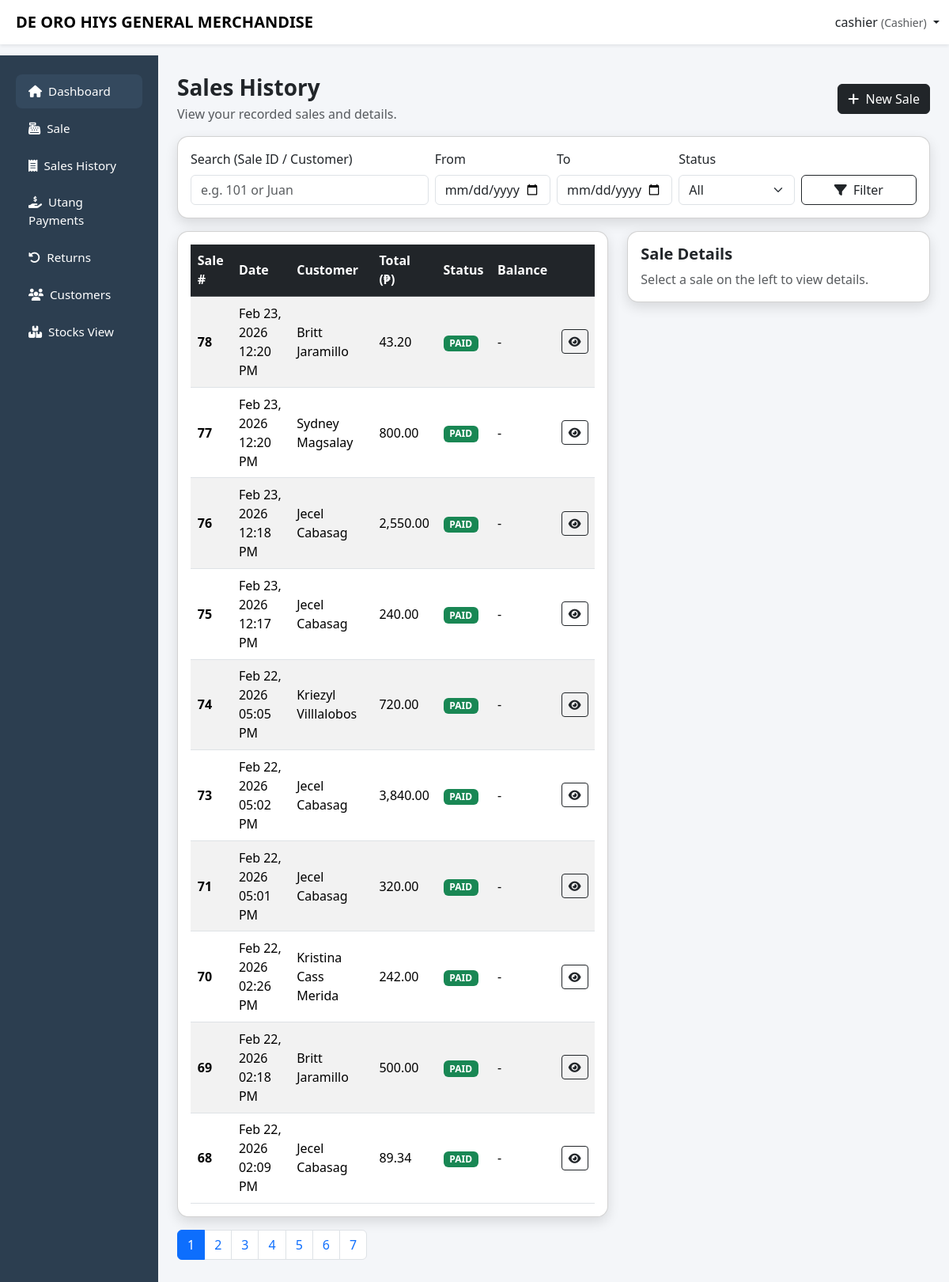
Page /capstone/cashier/sales_history.php (signed in) on the committed database.
### tables this page shows
CREATE TABLE `sales` (
  `sale_id` int(11) NOT NULL,
  `user_id` int(11) DEFAULT NULL,
  `customer_id` int(11) DEFAULT NULL,
  `sale_date` datetime NOT NULL,
  `total_amount` decimal(10,2) DEFAULT NULL,
  `status` varchar(30) NOT NULL DEFAULT 'pending',
  `created_at` timestamp NOT NULL DEFAULT current_timestamp()
);

CREATE TABLE `customers` (
  `customer_id` int(11) NOT NULL,
  `first_name` varchar(50) DEFAULT NULL,
  `last_name` varchar(50) DEFAULT NULL,
  `phone` varchar(20) DEFAULT NULL,
  `address` text DEFAULT NULL,
  `created_at` timestamp NOT NULL DEFAULT current_timestamp()
);

### capstone/cashier/sales_history.php (the view, shortened to what this page needs)
<?php
$username = $_SESSION['username'] ?? 'Cashier';
$user_id = (int)($_SESSION['user_id'] ?? 0);
include '../config/db.php';
function h($v){ return htmlspecialchars((string)$v, ENT_QUOTES, 'UTF-8'); }
$q = trim($_GET['q'] ?? '');
$date_from = $_GET['date_from'] ?? '';
$date_to = $_GET['date_to'] ?? '';
$status = strtolower(trim($_GET['status'] ?? 'all'));
$where = "WHERE s.user_id = ?";
$params = [$user_id];
$types = "i";
$page = max(1, (int)($_GET['page'] ?? 1));
$perPage = 10;
$offset = ($page - 1) * $perPage;
$countSql = "
SELECT COUNT(*) AS cnt
FROM sales s
LEFT JOIN customers c ON s.customer_id = c.customer_id
{$where}
";
$stmt = $conn->prepare($countSql);
$stmt->bind_param($types, ...$params);
$stmt->execute();
$totalRows = (int)($stmt->get_result()->fetch_assoc()['cnt'] ?? 0);
$totalPages = max(1, (int)ceil($totalRows / $perPage));
$listSql = "
SELECT
s.sale_id, s.sale_date, s.total_amount, s.status, s.customer_id,
c.first_name, c.last_name,
IFNULL(ar.balance, 0) AS ar_balance
FROM sales s
LEFT JOIN customers c ON s.customer_id = c.customer_id
LEFT JOIN account_receivable ar ON ar.sales_id = s.sale_id
{$where}
ORDER BY s.sale_date DESC, s.sale_id DESC
LIMIT {$perPage} OFFSET {$offset}
";
$stmt = $conn->prepare($listSql);
$stmt->bind_param($types, ...$params);
$stmt->execute();
$salesRes = $stmt->get_result();
$saleInfo = null;
?>
<!DOCTYPE html>
<html lang="en">
<head>
<link href="https://cdn.jsdelivr.net/npm/bootstrap@5.3.2/dist/css/bootstrap.min.css" rel="stylesheet">
<link href="https://cdnjs.cloudflare.com/ajax/libs/font-awesome/6.5.1/css/all.min.css" rel="stylesheet">
<link href="../css/layout.css" rel="stylesheet">
</head>
<body>
<nav class="navbar navbar-expand-lg navbar-light bg-white shadow-sm fixed-top">
<div class="container-fluid">
<span class="navbar-brand fw-bold ms-2">DE ORO HIYS GENERAL MERCHANDISE</span>
<div class="ms-auto dropdown">
<a class="nav-link dropdown-toggle" data-bs-toggle="dropdown">
<?= h($username) ?> <small class="text-muted">(Cashier)</small>
</a>
</div>
</div>
</nav>
<div class="container-fluid">
<div class="row">
<?php include '../includes/cashier_sidebar.php'; ?>
<main class="col-lg-10 ms-sm-auto px-4 main-content">
<div class="py-4">
<div class="d-flex justify-content-between align-items-center flex-wrap gap-2 mb-3">
<div>
<h3 class="fw-bold mb-1">Sales History</h3>
<div class="text-muted">View your recorded sales and details.</div>
</div>
<a class="btn btn-dark" href="pos.php"><i class="fa-solid fa-plus me-1"></i> New Sale</a>
</div>
<div class="card modern-card mb-3">
<div class="card-body">
<form class="row g-2 align-items-end" method="GET">
<div class="col-12 col-md-4">
<label class="form-label">Search (Sale ID / Customer)</label>
<input class="form-control" name="q" value="<?= h($q) ?>" placeholder="e.g. 101 or Juan">
</div>
<div class="col-6 col-md-2">
<label class="form-label">From</label>
<input type="date" class="form-control" name="date_from" value="<?= h($date_from) ?>">
</div>
<div class="col-6 col-md-2">
<label class="form-label">To</label>
<input type="date" class="form-control" name="date_to" value="<?= h($date_to) ?>">
</div>
<div class="col-12 col-md-2">
<label class="form-label">Status</label>
<select class="form-select" name="status">
<option value="all" <?= $status==='all'?'selected':'' ?>>All</option>
</select>
</div>
<div class="col-12 col-md-2 d-grid">
<button class="btn btn-outline-dark"><i class="fa-solid fa-filter me-1"></i> Filter</button>
</div>
</form>
</div>
</div>
<div class="row g-4">
<div class="col-12 col-xl-7">
<div class="card modern-card">
<div class="card-body table-responsive">
<table class="table table-striped align-middle mb-0">
<thead class="table-dark">
<tr>
<th>Sale #</th>
<th>Date</th>
<th>Customer</th>
<th>Total (₱)</th>
<th>Status</th>
<th>Balance</th>
<th></th>
</tr>
</thead>
<tbody>
<?php if($salesRes && $salesRes->num_rows > 0): ?>
<?php while($s = $salesRes->fetch_assoc()): ?>
<?php
$cust = trim(($s['first_name'] ?? '').' '.($s['last_name'] ?? ''));
$st = strtolower(trim($s['status'] ?? ''));
?>
<tr>
<td class="fw-bold"><?= (int)$s['sale_id'] ?></td>
<td><?= $s['sale_date'] ? date("M d, Y h:i A", strtotime($s['sale_date'])) : '' ?></td>
<td><?= h($cust) ?></td>
<td><?= number_format((float)$s['total_amount'],2) ?></td>
<td>
<?php if($st === 'paid'): ?>
<span class="badge bg-success">PAID</span>
<?php elseif($st === 'unpaid'): ?>
<span class="badge bg-warning text-dark">UNPAID</span>
<?php elseif($st === 'cancelled'): ?>
<span class="badge bg-secondary">CANCELLED</span>
<?php else: ?>
<span class="badge bg-dark"><?= h(strtoupper($st ?: 'N/A')) ?></span>
<?php endif; ?>
</td>
<td>
<?php
$bal = (float)($s['ar_balance'] ?? 0);
echo $bal > 0 ? ('₱'.number_format($bal,2)) : '-';
?>
</td>
<td class="text-end">
<a class="btn btn-sm btn-outline-dark" href="sales_history.php?<?= http_build_query(array_merge($_GET, ['view'=>$s['sale_id']])) ?>">
<i class="fa-solid fa-eye"></i>
</a>
</td>
</tr>
<?php endwhile; ?>
<?php else: ?>
<tr><td colspan="7" class="text-center text-muted py-4">No sales found.</td></tr>
<?php endif; ?>
</tbody>
</table>
</div>
</div>
<?php if($totalPages > 1): ?>
<nav class="mt-3">
<ul class="pagination">
<?php
$base = $_GET;
for($p=1; $p<=$totalPages; $p++):
$base['page'] = $p;
$link = 'sales_history.php?'.http_build_query($base);
?>
<li class="page-item <?= $p===$page?'active':'' ?>">
<a class="page-link" href="<?= h($link) ?>"><?= $p ?></a>
</li>
<?php endfor; ?>
</ul>
</nav>
<?php endif; ?>
</div>
<div class="col-12 col-xl-5">
<div class="card modern-card">
<div class="card-body">
<h5 class="fw-bold mb-2">Sale Details</h5>
<?php if(!$saleInfo): ?>
<div class="text-muted">Select a sale on the left to view details.</div>
<?php endif; ?>
</div>
</div>
</div>
</div>
</div>
</main>
</div>
</div>
</body>
</html>

### capstone/css/layout.css (style rules this page uses)
body { background:#f4f6f9; padding-top: 60px; }
.modern-card { border-radius:14px; box-shadow:0 6px 16px rgba(0,0,0,.12); transition:.3s; }
.main-content { padding-top:0px; }
.table td, .table th { padding:0.55rem; vertical-align: middle; }
.table td,.table th { vertical-align:middle; }
table td, .table th { padding:0.55rem; vertical-align: middle; }
body { background:#f4f6f9; padding-top:70px; }
.modern-card { border-radius:14px; box-shadow:0 6px 16px rgba(0,0,0,.12); }
.table td, .table th { vertical-align: middle; }

### rows in the picture
sales: sale_id "78", sale_date "Feb 23, 2026 12:20 PM", customer.last_name "Britt Jaramillo", total_amount "43.20", status "PAID"
sales: sale_id "77", sale_date "Feb 23, 2026 12:20 PM", customer.last_name "Sydney Magsalay", total_amount "800.00", status "PAID"
sales: sale_id "76", sale_date "Feb 23, 2026 12:18 PM", customer.last_name "Jecel Cabasag", total_amount "2,550.00", status "PAID"
sales: sale_id "75", sale_date "Feb 23, 2026 12:17 PM", customer.last_name "Jecel Cabasag", total_amount "240.00", status "PAID"
sales: sale_id "74", sale_date "Feb 22, 2026 05:05 PM", customer.last_name "Kriezyl Villlalobos", total_amount "720.00", status "PAID"
sales: sale_id "73", sale_date "Feb 22, 2026 05:02 PM", customer.last_name "Jecel Cabasag", total_amount "3,840.00", status "PAID"
sales: sale_id "71", sale_date "Feb 22, 2026 05:01 PM", customer.last_name "Jecel Cabasag", total_amount "320.00", status "PAID"
sales: sale_id "70", sale_date "Feb 22, 2026 02:26 PM", customer.last_name "Kristina Cass Merida", total_amount "242.00", status "PAID"
sales: sale_id "69", sale_date "Feb 22, 2026 02:18 PM", customer.last_name "Britt Jaramillo", total_amount "500.00", status "PAID"
sales: sale_id "68", sale_date "Feb 22, 2026 02:09 PM", customer.last_name "Jecel Cabasag", total_amount "89.34", status "PAID"

### other values in the picture
$username "cashier"
